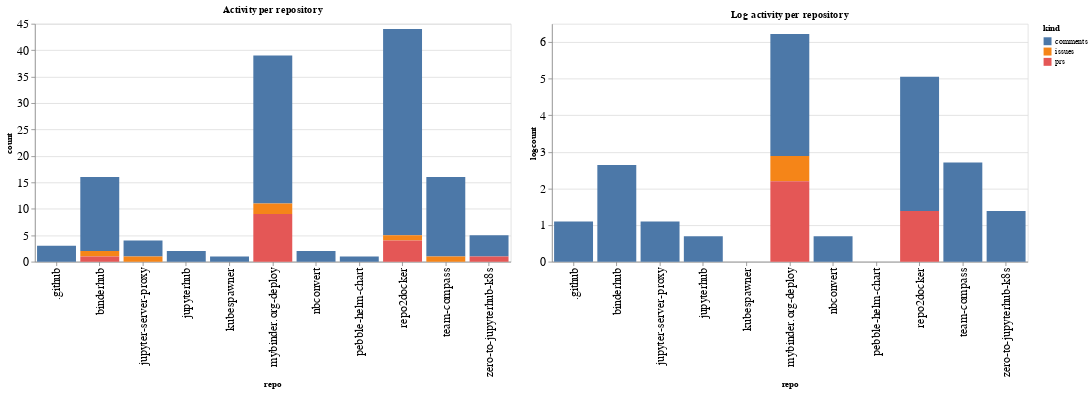

The notebook cell this image was saved under:
### Code cell
ch1 = alt.Chart(repo_summaries, width=600, title="Activity per repository").mark_bar().encode(
    x='repo',
    y='count',
    color='kind',
    tooltip="kind"
)

ch2 = alt.Chart(repo_summaries, width=600, title="Log activity per repository").mark_bar().encode(
    x='repo',
    y='logcount',
    color='kind',
    tooltip="kind"
)

ch1 | ch2

### Figure 1 — Vega-Lite specification as saved in the notebook (floating-point values rounded to 4 significant figures)
{"config": {"axisLeft": {"labelFontSize": 15}, "axisBottom": {"labelFontSize": 15}}, "hconcat": [{"mark": "bar", "encoding": {"color": {"type": "nominal", "field": "kind"}, "tooltip": {"type": "nominal", "field": "kind"}, "x": {"type": "nominal", "field": "repo"}, "y": {"type": "quantitative", "field": "count"}}, "title": "Activity per repository", "width": 600}, {"mark": "bar", "encoding": {"color": {"type": "nominal", "field": "kind"}, "tooltip": {"type": "nominal", "field": "kind"}, "x": {"type": "nominal", "field": "repo"}, "y": {"type": "quantitative", "field": "logcount"}}, "title": "Log activity per repository", "width": 600}], "data": {"name": "data-e39ba5e56dd2e365db63606f31603ada"}, "$schema": "https://vega.github.io/schema/vega-lite/v4.8.1.json", "datasets": {"data-e39ba5e56dd2e365db63606f31603ada": [{"repo": ".github", "kind": "comments", "count": 3, "logcount": 1.099}, {"repo": "binderhub", "kind": "comments", "count": 14, "logcount": 2.639}, {"repo": "binderhub", "kind": "issues", "count": 1, "logcount": 0.0}, {"repo": "binderhub", "kind": "prs", "count": 1, "logcount": 0.0}, {"repo": "jupyter-server-proxy", "kind": "comments", "count": 3, "logcount": 1.099}, {"repo": "jupyter-server-proxy", "kind": "issues", "count": 1, "logcount": 0.0}, {"repo": "jupyterhub", "kind": "comments", "count": 2, "logcount": 0.6931}, {"repo": "kubespawner", "kind": "comments", "count": 1, "logcount": 0.0}, {"repo": "mybinder.org-deploy", "kind": "comments", "count": 28, "logcount": 3.332}, {"repo": "mybinder.org-deploy", "kind": "issues", "count": 2, "logcount": 0.6931}, {"repo": "mybinder.org-deploy", "kind": "prs", "count": 9, "logcount": 2.197}, {"repo": "nbconvert", "kind": "comments", "count": 2, "logcount": 0.6931}, {"repo": "pebble-helm-chart", "kind": "comments", "count": 1, "logcount": 0.0}, {"repo": "repo2docker", "kind": "comments", "count": 39, "logcount": 3.664}, {"repo": "repo2docker", "kind": "issues", "count": 1, "logcount": 0.0}, {"repo": "repo2docker", "kind": "prs", "count": 4, "logcount": 1.386}, {"repo": "team-compass", "kind": "comments", "count": 15, "logcount": 2.708}, {"repo": "team-compass", "kind": "issues", "count": 1, "logcount": 0.0}, {"repo": "zero-to-jupyterhub-k8s", "kind": "comments", "count": 4, "logcount": 1.386}, {"repo": "zero-to-jupyterhub-k8s", "kind": "prs", "count": 1, "logcount": 0.0}]}}
